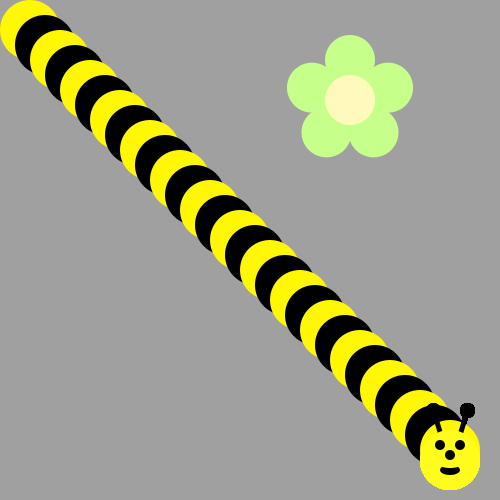
Frame 1 (no input)
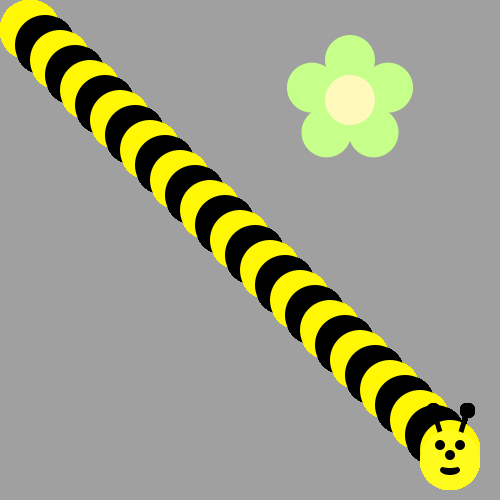
Frame 60 (the mouse pressed at the canvas centre just before this capture)
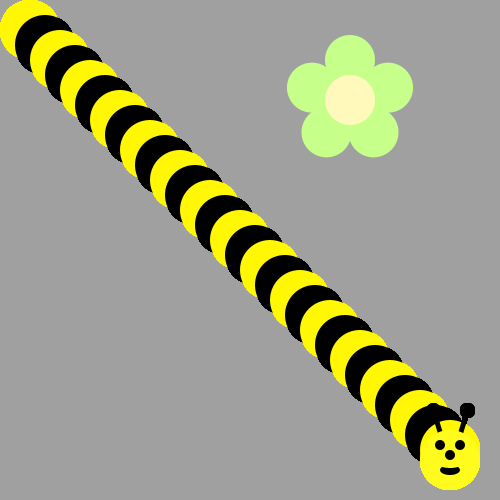
Frame 120 (the mouse held since frame 60 and released just before this capture)

The Processing sketch that drew these frames (run headless with seeded random() and noise(); from frame 60 on, the mouse is pressed at the canvas centre):

// Processing sketch: bumble_bee
// ── bumble_bee.pde

void draw() {
  int x = 30;
int y = 30;
 for(int i = 0; i < 29; i++) {
   if(i % 2 == 0) {
     fill(#FFF703);
     ellipse(x,y,  60, 60);
     
     
   }
   else {
     fill(#000000);
     ellipse(x, y, 60,  60);
   }
   x = x + 15;
 y = y + 15;
   drawBeeFace(450,460);
 }
 
/*Use a loop to make a body for the Bee!
Then put his head on using drawBeeFace(x,y)
Use Modulo to make the colors alternate 
*/
}

void drawFlower(int x, int y) {
     noStroke();
     translate(x, y);
     // draw 5 petals, rotating after each one
     fill(#c6ff89);      // green
      for (int i = 0; i < 5; i++) {
           ellipse(0, -40, 50, 50);
          rotate(radians(72));
     }
     fill(#fff9bb); // light yellow
     ellipse(0, 0, 50, 50);
} 
void drawBeeFace(int BeeFaceX, int BeeFaceY) {
     noStroke();
     fill(0, 0, 0);
     stroke(1);
     strokeWeight(5);
     line(BeeFaceX-10, BeeFaceY-27, BeeFaceX-17, BeeFaceY-50);
     line(BeeFaceX+10, BeeFaceY-27, BeeFaceX+17, BeeFaceY-50);
     ellipse(BeeFaceX-17, BeeFaceY-50, 10, 10);
     ellipse(BeeFaceX+17, BeeFaceY-50, 10, 10);
     noStroke();
     fill(255, 251, 28);
     ellipse(BeeFaceX, BeeFaceY, 60, 60); // face
     fill(255, 237, 209);
     fill(0,0,0);
      ellipse(BeeFaceX-10, BeeFaceY-15, 10, 10); // eyes
     ellipse(BeeFaceX+10, BeeFaceY-15, 10, 10);
      ellipse(BeeFaceX, BeeFaceY-5, 10, 10); // nose
      ellipse(BeeFaceX, BeeFaceY+10, 20, 10);// mouth
     fill(255, 251, 28);
     ellipse(BeeFaceX, BeeFaceY+5, 20, 6);
}

void setup() {
     ellipseMode(CENTER);
     size(500, 500);
     background(160, 160, 160);
      drawFlower(350, 100);
}
